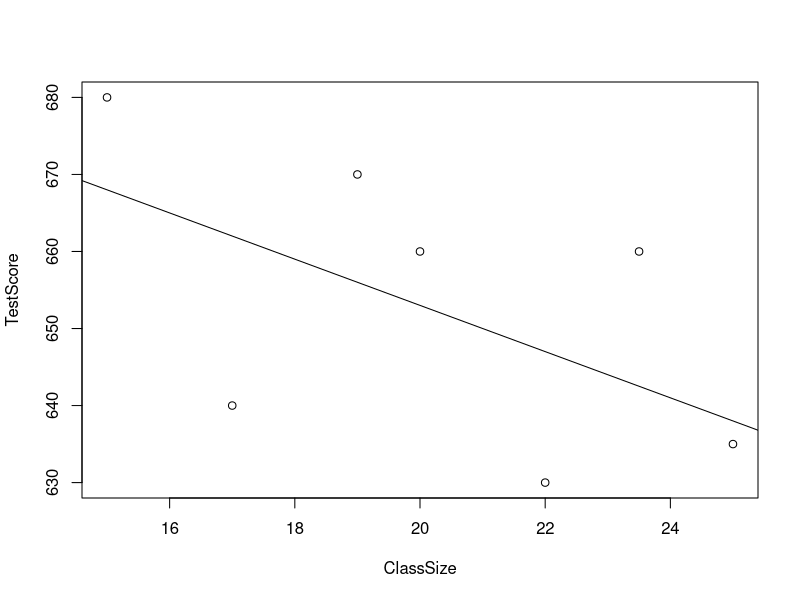
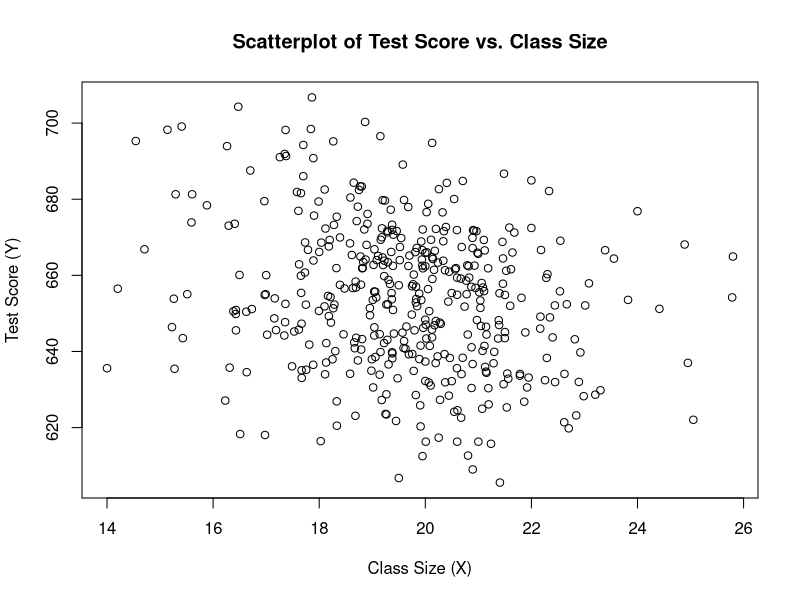
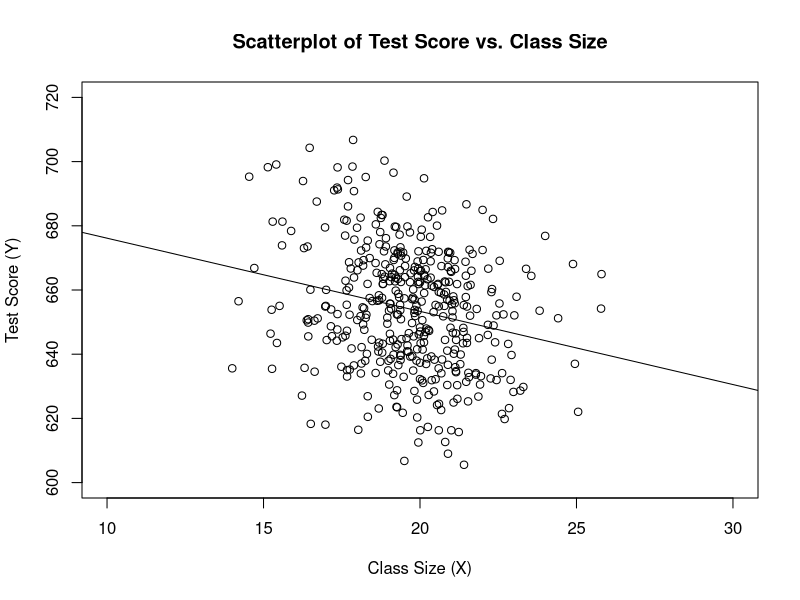
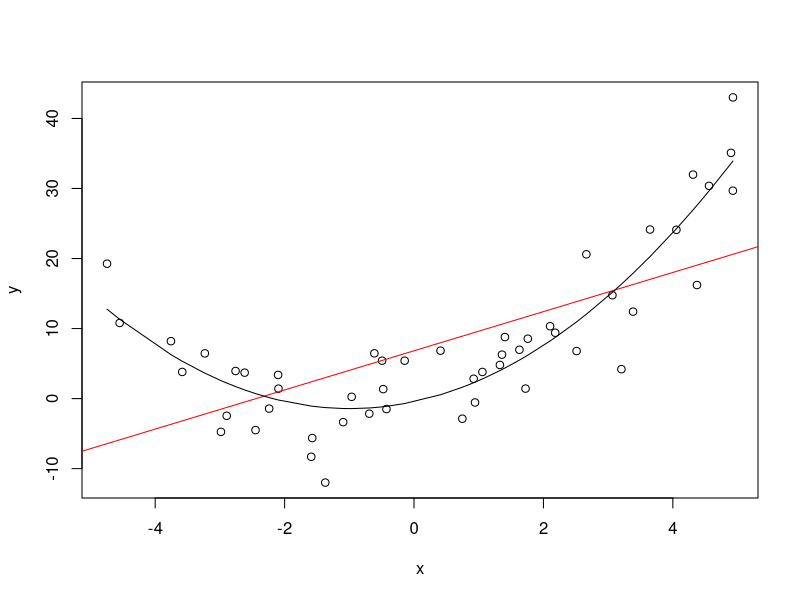
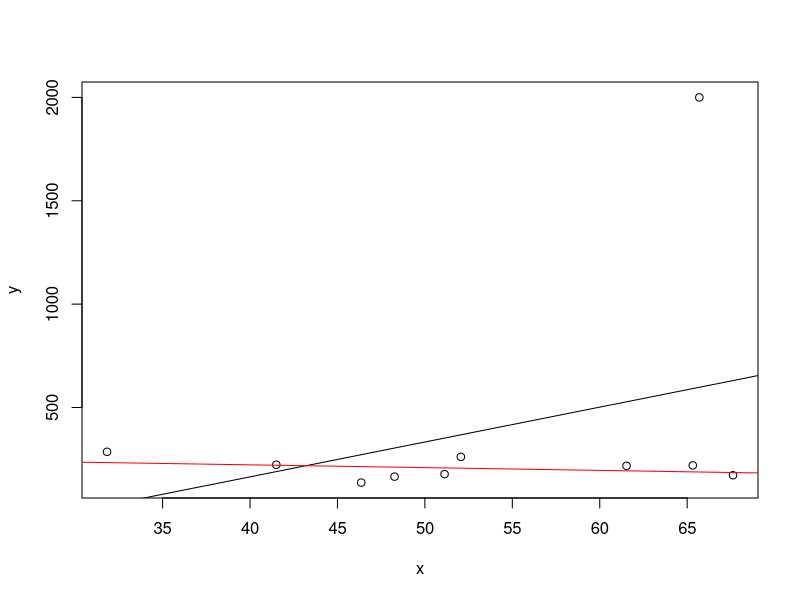
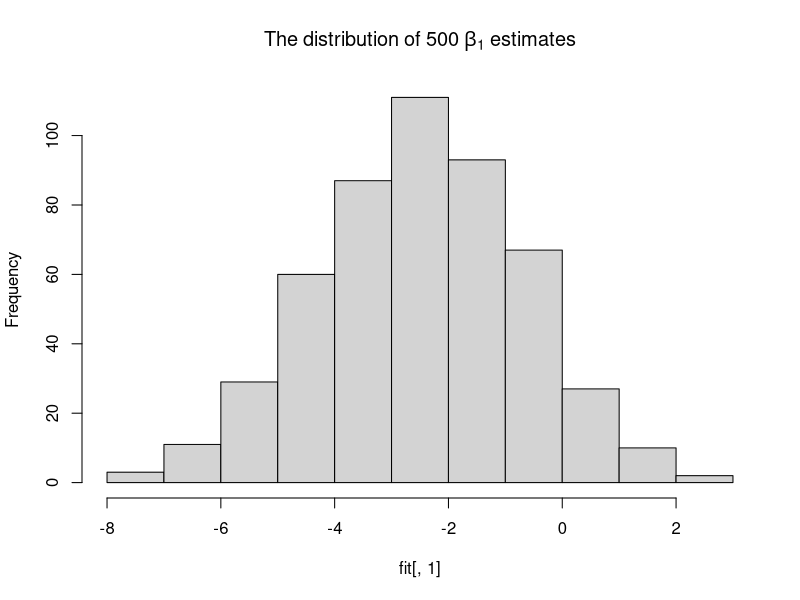
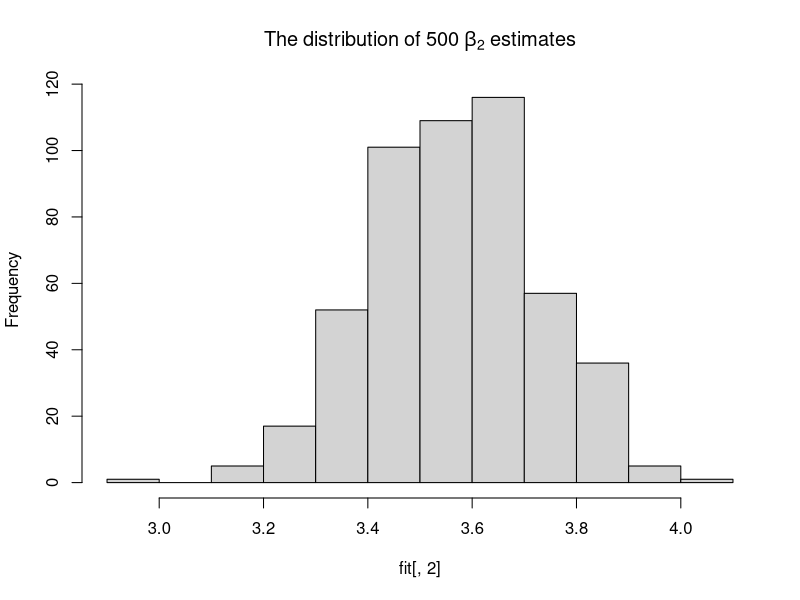

These figures' R source, in order:
## ---- chunk 1
#Creating sample data
TestScore   <- c(680, 640, 670, 660, 630, 660, 635) 
ClassSize   <- c(15, 17, 19, 20, 22, 23.5, 25)
                         
#Print out sample data
TestScore 
ClassSize
## ---- chunk 2
plot(TestScore ~ ClassSize)
abline(a = 713, b = -3)
## ---- chunk 3
library(AER)                                                    # contains the data set 
data(CASchools)                                                 # loads the the data set in the workspace 
## ---- chunk 4
class(CASchools)
## ---- chunk 5
head(CASchools)
## ---- chunk 6
CASchools$size     <- CASchools$students/CASchools$teachers     # class size
CASchools$score    <- (CASchools$read + CASchools$math)/2       # average test-score
## ---- chunk 7
avg_size      <- mean(CASchools$size) 
avg_score     <- mean(CASchools$score)
sd_size       <- sd(CASchools$size) 
sd_score      <- sd(CASchools$score)
quantiles     <- c(0.10, 0.25, 0.4, 0.5, 0.6, 0.75, 0.9)
quant_size    <- quantile(CASchools$size, quantiles)
quant_score   <- quantile(CASchools$score, quantiles)

#Gather everything in a data frame 
DistributionSummary <- data.frame(Average           = c(avg_size, avg_score), 
                                  StandardDeviation = c(sd_size, sd_score), 
                                  quantile          = rbind(quant_size, quant_score)
                                  )
DistributionSummary
## ---- chunk 8
plot(score ~ size, 
     data = CASchools,
     main = "Scatterplot of Test Score vs. Class Size", 
     xlab = "Class Size (X)",
     ylab = "Test Score (Y)"
)
## ---- chunk 9
cor(CASchools$size, CASchools$score)
## ---- chunk 10
attach(CASchools) #allows to use the variables contained in CASchools directly
beta_1 <- sum((size - mean(size))*(score - mean(score))) / sum((size - mean(size))^2)
beta_0 <- mean(score) - beta_1 * mean(size)
beta_1
beta_0
## ---- chunk 11
#Assigns the results of the lm estimation to linear_model
linear_model <- lm(score ~ size, data = CASchools)

#Prints the standard output of the estimated lm object 
linear_model
## ---- chunk 12
plot(score ~ size, 
     data = CASchools,
     main = "Scatterplot of Test Score vs. Class Size", 
     xlab = "Class Size (X)",
     ylab = "Test Score (Y)",
     xlim = c(10,30),
     ylim = c(600, 720))

abline(linear_model) # add regression line
## ---- chunk 13
summary(linear_model)
## ---- chunk 14
set.seed(321)
x <- runif(50, min = -5, max = 5)
u <- rnorm(50, sd = 5)             
y <- x^2 + 2*x + u                 # the truth 

plot(y~x)
l <- predict(lm(y~x +  I(x^2)), data.frame(x = sort(x)))
abline(lm(y~x), col = "red")
lines(sort(x), l)
## ---- chunk 15
set.seed(123)
x     <- sort(runif(10, min = 30, max = 70 ))
y     <- rnorm(10 , mean = 200, sd = 50)
y[9] <- 2000

fit               <- lm(y ~ x)
fitWithoutOutlier <- lm(y[-9] ~ x[-9])

plot(y ~ x)
abline(fit)
abline(fitWithoutOutlier, col = "red")
## ---- chunk 16
#Population Regression
pop_n      <- 1000
x          <- runif(pop_n, min = 0, max = 20)
u          <- rnorm(pop_n, sd = 10)
y          <- -2 + 3.5*x + u
population <- data.frame(x, y)
## ---- chunk 17
n <- 100 # sample size
sigma_b1 <- var( ( x - mean(x) ) * u ) / (100 * var(x)^2)
H_i      <- 1 - mean(x) / mean(x^2) * x
sigma_b0 <- var(H_i * u) / (n * mean(H_i^2)^2 )

#Estimation
number_of_estimations <- 500


fit <- matrix(ncol = 2, nrow = number_of_estimations)
for (i in 1:number_of_estimations){
 random_sample  <- population[ sample(1:pop_n, n), ]
 fit[i, ]       <- lm(y ~ x, data = random_sample)$coefficients
}

var(fit[ ,1])
hist(fit[ ,1], main = bquote(The ~ distribution  ~ of ~ 500 ~ beta[1] ~ estimates))

var(fit[ ,2])
hist(fit[ ,2], main = bquote(The ~ distribution  ~ of ~ 500 ~ beta[2] ~ estimates))
